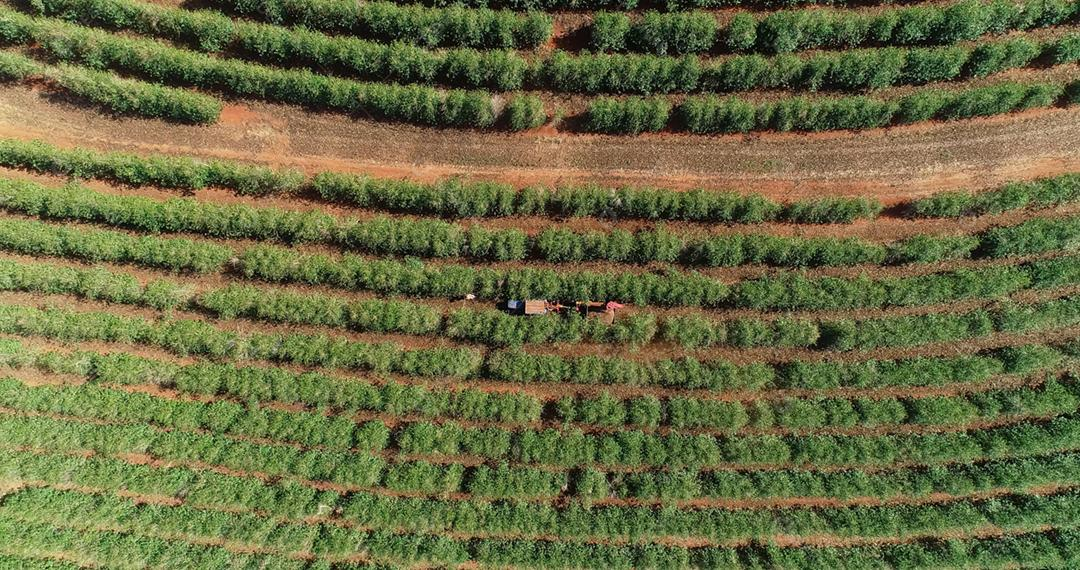
#> input picture data/imagePlant.jpg, 1080 x 570 px
$ python plantationProject.py
#> lines starting #> are read from the running program, lines starting #| are printed output that depends on the picture; after the words box and inside, x2 and y2 are one past the last pixel; in counts of white or black regions, pixels touching at a corner belong together
import cv2
import numpy as np


def none(x):
    pass


imagePlants = cv2.imread('data/imagePlant.jpg')
#> imagePlants is the input picture: shape (570, 1080, 3); mean B, G, R 66.3, 107.5, 105.8
imagePlantsHsv = cv2.cvtColor(imagePlants, cv2.COLOR_BGR2HSV)
#> imagePlantsHsv: shape (570, 1080, 3); mean H, S, V 33.1, 117.9, 116.5

cv2.namedWindow('Calibrate')

cv2.createTrackbar('H min', 'Calibrate', 35, 179, none)
cv2.createTrackbar('H max', 'Calibrate', 90, 179, none)
cv2.createTrackbar('S min', 'Calibrate', 40, 255, none)
cv2.createTrackbar('S max', 'Calibrate', 255, 255, none)
cv2.createTrackbar('V min', 'Calibrate', 40, 255, none)
cv2.createTrackbar('V max', 'Calibrate', 255, 255, none)


while True:
    h_min = cv2.getTrackbarPos('H min', 'Calibrate')
    h_max = cv2.getTrackbarPos('H max', 'Calibrate')
    s_min = cv2.getTrackbarPos('S min', 'Calibrate')
    s_max = cv2.getTrackbarPos('S max', 'Calibrate')
    v_min = cv2.getTrackbarPos('V min', 'Calibrate')
    v_max = cv2.getTrackbarPos('V max', 'Calibrate')

    lower_green = np.array([h_min, s_min, v_min])
    upper_green = np.array([h_max, s_max, v_max])

    mask = cv2.inRange(imagePlantsHsv, lower_green, upper_green)
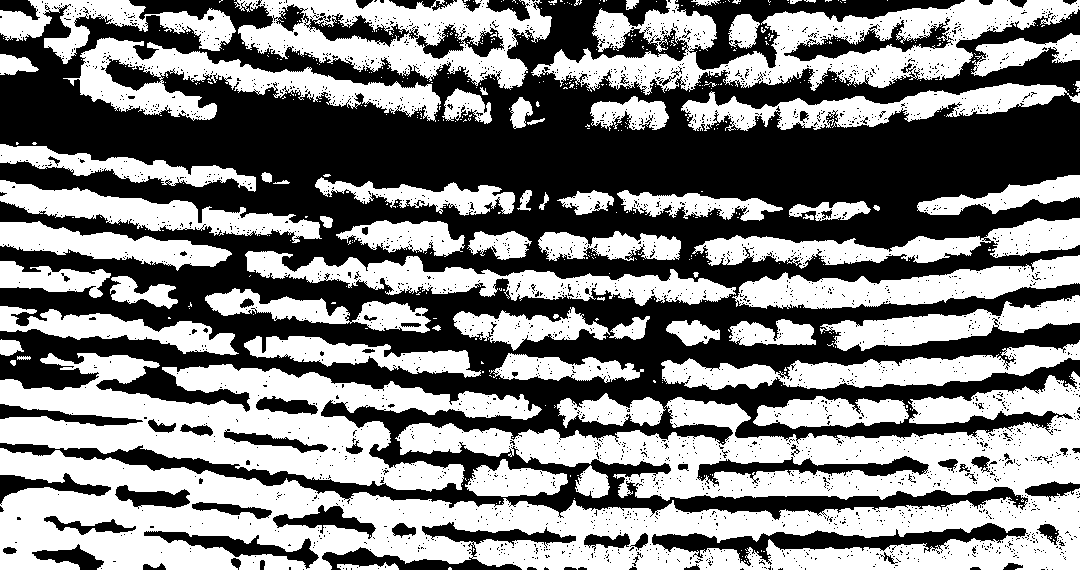
#> mask: shape (570, 1080); 50.7% white; 2821 black regions (2748 under 20 px), largest, box (x1, y1, x2, y2) and area: (0, 0, 1080, 520) 268702, (652, 523, 1028, 566) 4951, (322, 522, 576, 570) 3371
    result = cv2.bitwise_and(imagePlants, imagePlants, mask=mask)
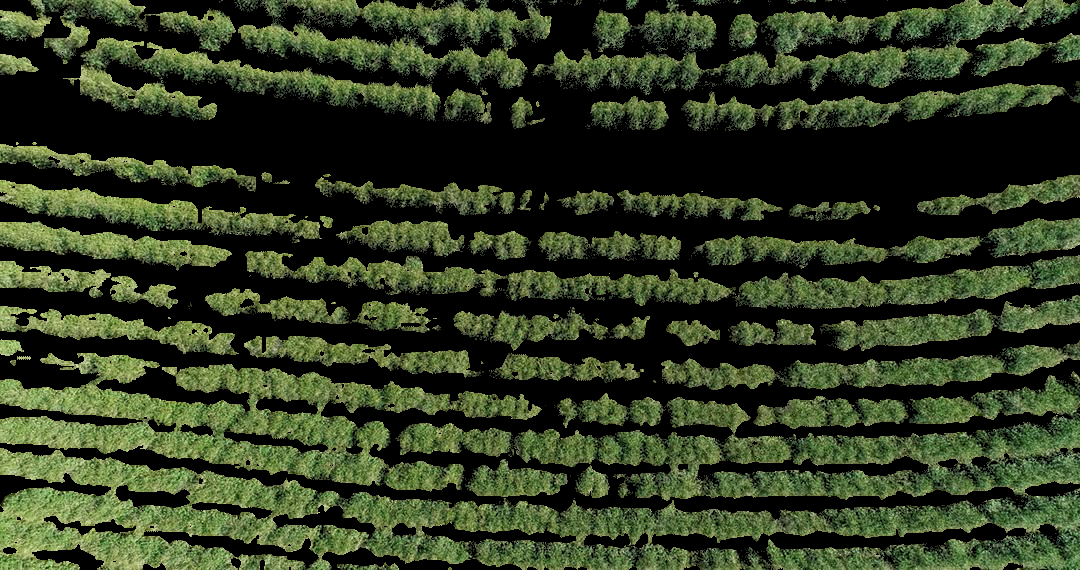
#> result: shape (570, 1080, 3); mean B, G, R 33.4, 58.4, 48.3

    mask_3 = cv2.cvtColor(mask, cv2.COLOR_GRAY2BGR)
    stack = np.vstack([imagePlants, mask_3, result])
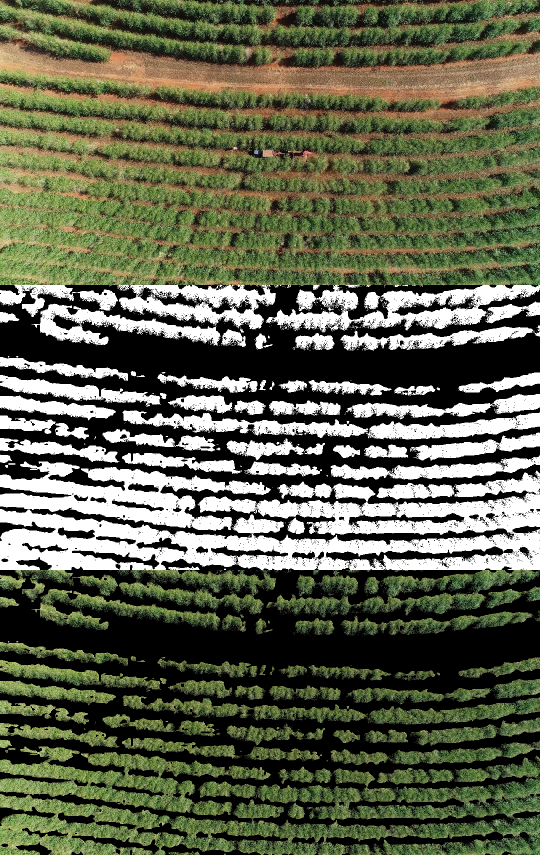
#> stack: shape (1710, 1080, 3) (shown at 1/2 size); mean B, G, R 76.3, 98.4, 94.5

    stack_resized = cv2.resize(stack, (0, 0), fx=0.4, fy=0.4)
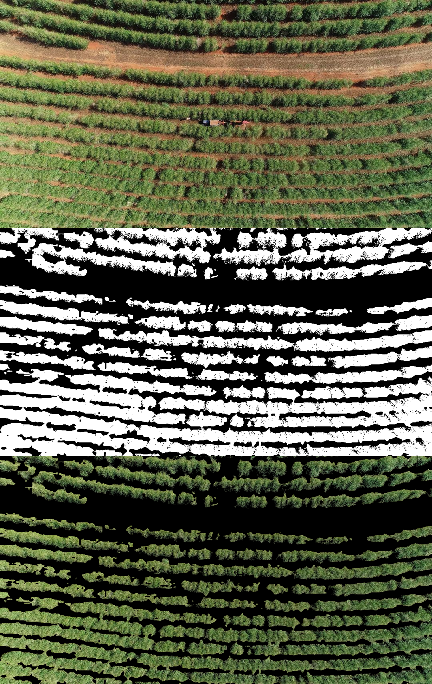
#> stack_resized: shape (684, 432, 3); mean B, G, R 76.3, 98.3, 94.4

    cv2.imshow("Results", stack_resized)

    if cv2.waitKey(1) & 0xFF == ord('q'):
#> (key q is pressed here)
        break


cv2.destroyAllWindows()
